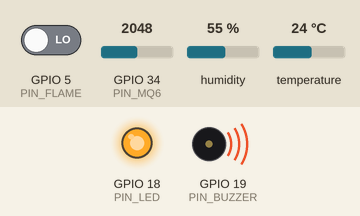
Simulated run of this sketch. Board: ESP32. On the bench: output pins drawn as LEDs (lit = HIGH), buzzer (waves = sounding, pin HIGH). Inputs (shaded band) come from the test bench; at power-on: GPIO 34 (PIN_MQ6) = 2048, GPIO 5 (PIN_FLAME) LOW, humidity 55 %, temperature 24 °C. WiFi joins after 1.5 s; servers stay silent unless stated; uploads are accepted with an empty reply; what the sketch prints to the serial monitor is not drawn.

Above: at 2.7 s.
2.8 s: GPIO 34 (PIN_MQ6) set to 2140
7.3 s: GPIO 5 (PIN_FLAME) driven HIGH
11.9 s: GPIO 34 (PIN_MQ6) set to 2064
At 12.8 s:
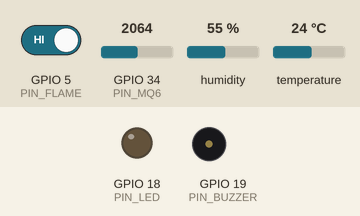
16.4 s: GPIO 34 (PIN_MQ6) set to 2866
At 17.0 s:
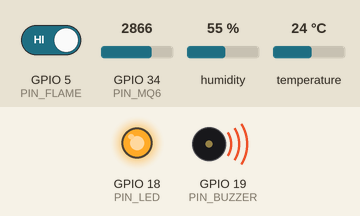
17.9 s: GPIO 34 (PIN_MQ6) set to 2060
At 18.3 s:
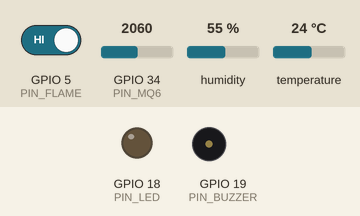
Timing chart, 0 to 20.4 s (numbered marks = the images above; inputs shaded):
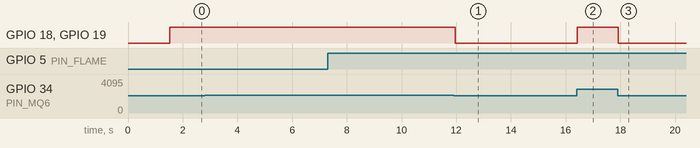

The sketch:

Fire___Gas_Safety_Monitor.ino
```cpp
#include <WiFi.h>
#include <HTTPClient.h>
#include "DHT.h"

//CREDENTIALS
#define WIFI_SSID "Dialog 4G 335"
#define WIFI_PASSWORD "F94818d7"

//FIREBASE
#define API_KEY "AIzaSyBS3l2f5IWCTOFOrohgtR2fE_awAINNf7E"
#define DATABASE_URL "https://final-project-285b6-default-rtdb.asia-southeast1.firebasedatabase.app"
#define USER_EMAIL "dulshan.prasanna227z@gmail.com"
#define USER_PASSWORD "Fire@176"

//PINS
#define PIN_DHT 27
#define PIN_FLAME 5
#define PIN_MQ6 34
#define PIN_LED 18
#define PIN_BUZZER 19

//SETTINGS
int GAS_THRESHOLD = 2100;
#define DHTTYPE DHT11

//TIMERS
// (30 minutes in milliseconds = 30 * 60 * 1000 = 1,800,000)
const unsigned long TEMP_ALARM_DELAY = 1000;

DHT dht(PIN_DHT, DHTTYPE);

unsigned long lastUpload = 0;
unsigned long tempHighStartTime = 0; // Stores when the high temp started
bool isTempTimerRunning = false;     // Tracks if we are currently counting down
String lastStatus = "";

void setup() {
  Serial.begin(115200);

  pinMode(PIN_FLAME, INPUT);
  pinMode(PIN_MQ6, INPUT);
  pinMode(PIN_LED, OUTPUT);
  pinMode(PIN_BUZZER, OUTPUT);
  dht.begin();

  WiFi.begin(WIFI_SSID, WIFI_PASSWORD);
  Serial.print("Connecting to Wi-Fi");
  while (WiFi.status() != WL_CONNECTED) {
    Serial.print("."); delay(300);
  }
  Serial.println(" Connected!");
}

void sendToFirebase(String path, String jsonPayload) {
  if(WiFi.status() == WL_CONNECTED){
    HTTPClient http;


    String url = String(DATABASE_URL) + "/" + path + ".json?auth=" + API_KEY;

    http.begin(url);
    http.addHeader("Content-Type", "application/json");

    int httpResponseCode = http.PUT(jsonPayload);

    if (httpResponseCode > 0) {
        Serial.print("Data sent! Response: ");
        Serial.println(httpResponseCode);
    } else {
        Serial.print("Error sending: ");
        Serial.println(httpResponseCode);
    }

    http.end();
  } else {
    Serial.println("WiFi Disconnected");
  }
}

void loop() {

  bool fire = (digitalRead(PIN_FLAME) == LOW);
  int gasLevel = analogRead(PIN_MQ6);
  bool gas = (gasLevel > GAS_THRESHOLD);

  float t = dht.readTemperature();
  float h = dht.readHumidity();
  if (isnan(t)) t = 0.0;
  if (isnan(h)) h = 0.0;

  bool tempCritical = false;

  if (t > 45) {

    if (!isTempTimerRunning) {
      tempHighStartTime = millis();
      isTempTimerRunning = true;
      Serial.println("Temp High! Timer Started...");
    }


    if (millis() - tempHighStartTime >= TEMP_ALARM_DELAY) {
      tempCritical = true;
  } else {
    // Temp dropped back to normal, reset timer
    isTempTimerRunning = false;
    tempCritical = false;
  }
  }


  String status = "SAFE";

  if (fire && gas) status = "CRITICAL DANGER 🚨";
  else if (fire) status = "FIRE DETECTED 🔥";
  else if (gas) status = "GAS LEAK ⛽";
  else if (tempCritical) status = "PROLONGED HIGH TEMP 🌡️";

  // ALARM CONTROL
  if (status != "SAFE") {
    digitalWrite(PIN_LED, HIGH);
    digitalWrite(PIN_BUZZER, HIGH);
  } else {
    digitalWrite(PIN_LED, LOW);
    digitalWrite(PIN_BUZZER, LOW);
  }

  bool statusChanged = (status != lastStatus);

  if (millis() - lastUpload > 3000 || statusChanged) {
    lastUpload = millis();

    Serial.print("Gas: "); Serial.print(gasLevel);
    Serial.print(" | Temp: "); Serial.print(t);
    Serial.print(" | Humidity: "); Serial.print(h);
    Serial.print(" | Status: "); Serial.println(status);


    if (isTempTimerRunning) {
       Serial.print("High Temp Duration: ");
       Serial.print((millis() - tempHighStartTime)/1000);
       Serial.println(" seconds");
    }

    String json = "{";
    json += "\"temperature\":" + String(t) + ",";
    json += "\"humidity\":" + String(h) + ",";
    json += "\"gas_status\":\"" + String(status == "SAFE" ? "SAFE" : "DANGER") + "\"";
    json += "}";

    sendToFirebase("sensors", json);

    if (statusChanged) {
       String alertJson = "\"" + status + "\"";
       sendToFirebase("status/alert", alertJson);
       lastStatus = status;
    }
  }
  delay(100);
}
```

Measured:
- after the input at 2.8 s, every drawn part: stays the same
- after the input at 7.3 s, every drawn part: stays the same
- after the input at 11.9 s, GPIO 18 (PIN_LED), GPIO 19 (PIN_BUZZER): HIGH → LOW after 0.06 s
- after the input at 16.4 s, GPIO 18 (PIN_LED), GPIO 19 (PIN_BUZZER): LOW → HIGH at once
- after the input at 17.9 s, GPIO 18 (PIN_LED), GPIO 19 (PIN_BUZZER): HIGH → LOW at once
